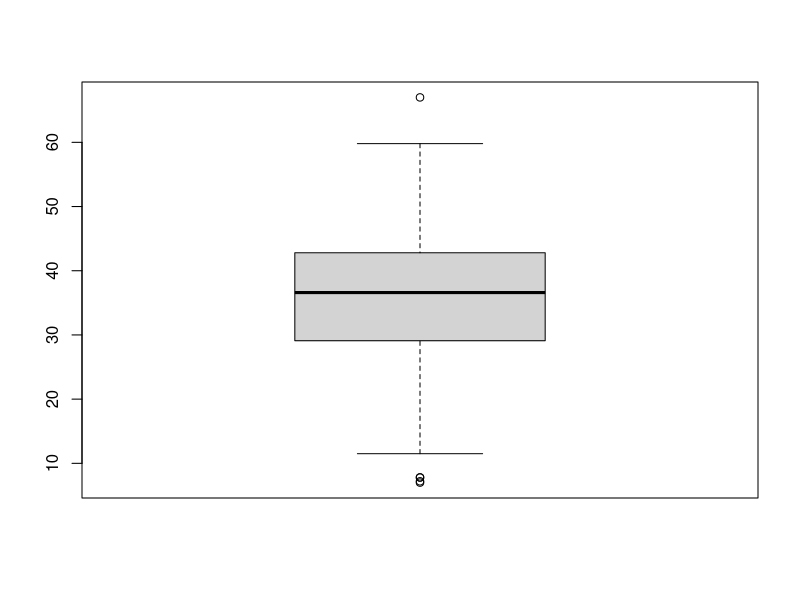
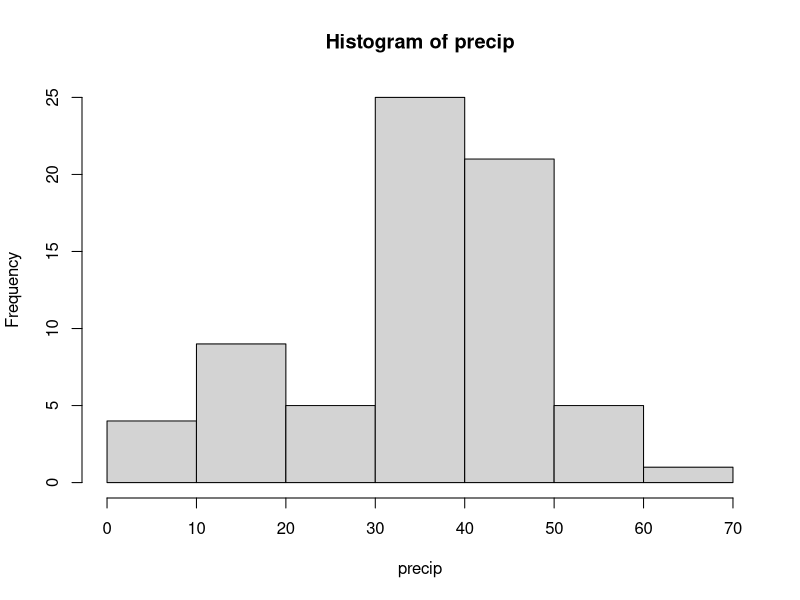

Here is the R script that generated these plots, in order:
precip
mean(precip)
sd(precip)
summary(precip)
ll = mean(precip) - (sd(precip))
ul = mean(precip) + (sd(precip))
boxplot(precip)
print(paste("Confidence Interval for rainfall in the US is: (", round(ll, 2), ", ", round(ul, 2), ")."))

qnorm(.90, 34.89, 13.71)


###############################################################
# xbar +- critv * se
hist(precip)
n = length(precip)
xbar = mean(precip)
critv = qt(1 - 0.1/2, n - 1)
sdev = sd(precip)
se = sdev/sqrt(n)
half = critv * se
xbar + c(-1, 1) * half

# or conduct a t.test(precip)

t.test(precip)
t.test(precip, conf.level = .90)$conf.int
t.test(precip, conf.level = .90)$p.value
